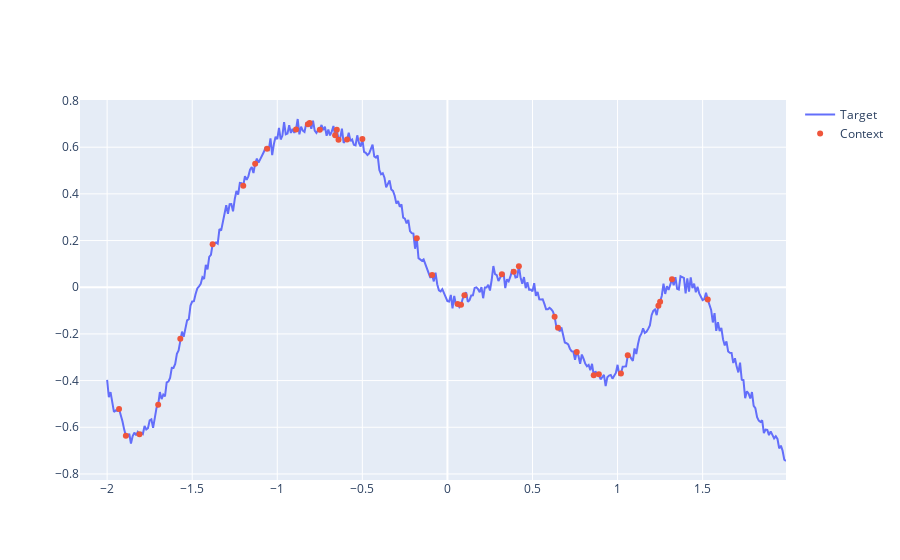

The notebook cell this image was saved under:
### Code cell
# Unpack test data (better to visualise)
((context_x, context_y), target_x) = data_test.query
target_y = data_test.target_y

# Contexts are a subset 
print("Size of test data context_x: ", context_x.size())
print("Size of test data context_y: ", context_y.size())

print("Size of test data target_x: ", target_x.size())
print("Size of test data target_y: ", target_y.size())

# Plot
plot_test_data(target_x, target_y, context_x, context_y)

### Figure 1 — Plotly figure (JSON) as saved in the notebook; plotly's stock layout.template omitted (floating-point values rounded to 4 significant figures; data arrays with more than 128 entries replaced by an {"elided": "..."} marker saying what was removed)
{"data": [{"mode": "lines", "name": "Target", "type": "scatter", "x": {"elided": "400 float values"}, "y": {"elided": "400 float values"}}, {"mode": "markers", "name": "Context", "type": "scatter", "x": [-0.82, -0.65, 0.08, 0.32, -0.64, -1.13, 1.25, 1.24, -1.2, 0.06, 1.06, -0.75, -0.5, -0.89, 0.89, 0.39, -0.18, 1.02, -1.81, 1.53, -0.09, 0.42, -0.59, -1.06, 0.76, -0.66, -1.89, 0.63, 0.65, 0.1, -1.38, -1.93, -0.81, -1.7, -1.57, 0.86, 1.32], "y": [0.6986, 0.6747, -0.07553, 0.05537, 0.6314, 0.5295, -0.06205, -0.07896, 0.435, -0.07213, -0.292, 0.6744, 0.6353, 0.6759, -0.373, 0.0663, 0.2098, -0.3699, -0.6301, -0.05254, 0.05239, 0.09043, 0.6327, 0.5928, -0.2775, 0.6507, -0.6359, -0.126, -0.174, -0.03454, 0.1842, -0.5219, 0.7041, -0.5033, -0.2209, -0.3775, 0.03413]}], "layout": {}}
